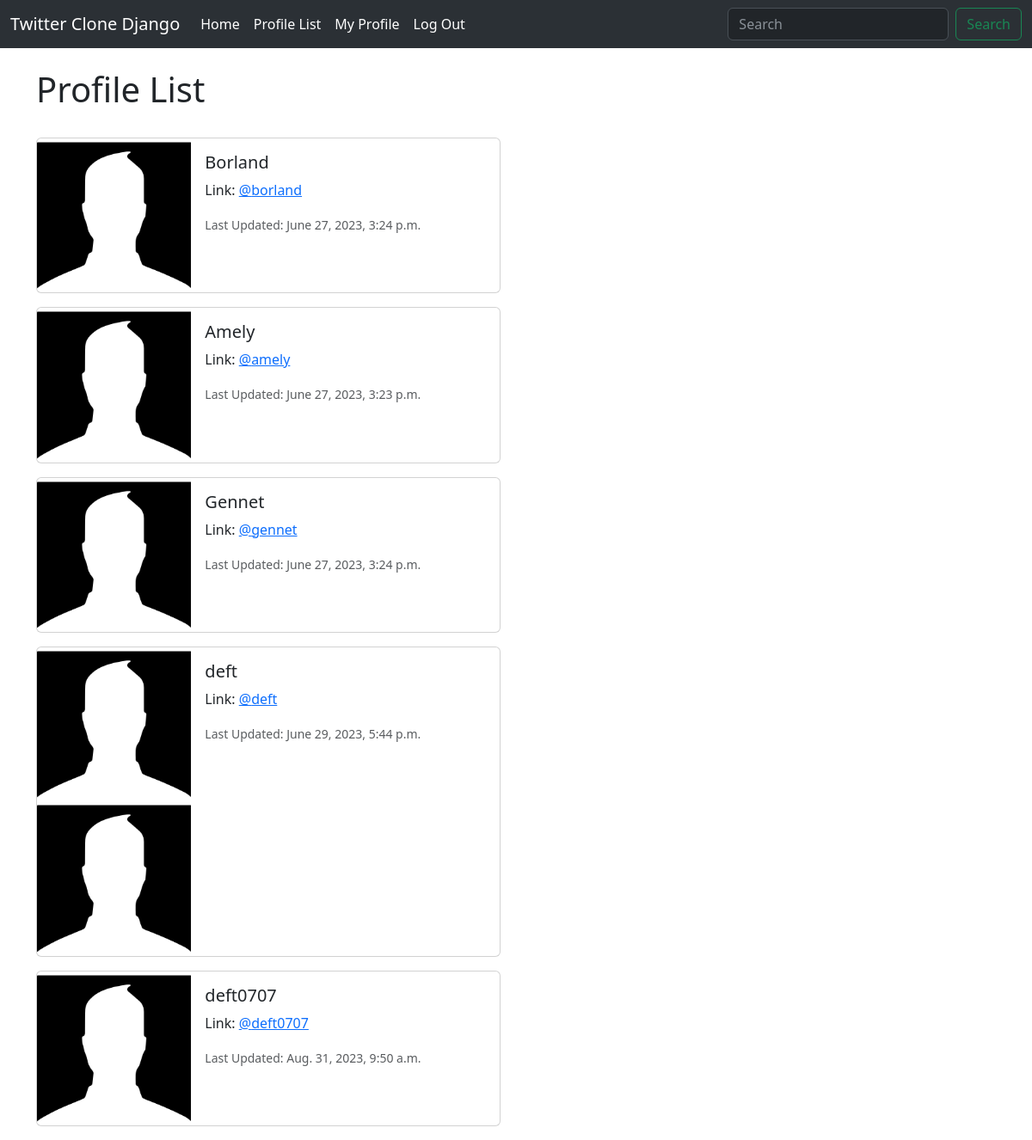
The app's page /profile_list/ (signed in) with its own data.
### twitter/models.py (models this page shows, shortened)
class Profile(models.Model):
    user = models.OneToOneField(User, on_delete=models.CASCADE)
    follows = models.ManyToManyField("self", related_name="followed_by", symmetrical=False, blank=True)
    date_modified = models.DateTimeField(User, auto_now=True)
    profile_image = models.ImageField(null=True, blank=True, upload_to="images/")

### twitter/views.py (the view)
# urls.py: path('profile_list/', views.profile_list, name='profile_list'),
def profile_list(request):
    if request.user.is_authenticated:
        profiles = Profile.objects.exclude(user=request.user)
        return render(request, 'profile_list.html', {'profiles': profiles})
    else:
        messages.success(request, ("You must be Logged In to view this page"))
        return redirect('home')

### templates/profile_list.html (shortened to what this page needs)
{% extends 'base.html' %}
{% load static %}
{% block content %}
    <h1>Profile List</h1>
<br/>
{% if profiles %}
    {% for profile in profiles %}
        <div class="card mb-3" style="max-width: 540px;">
  <div class="row g-0">
    <div class="col-md-4">
      {% if profile.profile_image %}
      <img src="{{ profile.profile_image.url }}" width=200 height=200 class="img-fluid rounded-start" alt="{{ profile.user.username }}">
      {% endif %}
      <img src="{% static 'images/default_picture_image.png' %}" class="img-fluid rounded-start" alt="Profile Image">
    </div>
    <div class="col-md-8">
      <div class="card-body">
        <h5 class="card-title">{{profile.user.username}}<br/></h5>
          <p class="card-text">Link: <a href="{% url 'profile' profile.user.id %}"> @{{ profile.user.username|lower }}</a><br/></p>
        <p class="card-text"><small class="text-body-secondary">Last Updated: {{ profile.date_modified }}</small></p>
      </div>
    </div>
  </div>
</div>
    {% endfor %}
{% endif %}
{% endblock %}

### records on screen
Profile: user.username "Borland", user.username "borland", date_modified "June 27, 2023, 3:24 p.m."
Profile: user.username "Amely", user.username "amely", date_modified "June 27, 2023, 3:23 p.m."
Profile: user.username "Gennet", user.username "gennet", date_modified "June 27, 2023, 3:24 p.m."
Profile: profile_image (placeholder picture), user.username "deft", date_modified "June 29, 2023, 5:44 p.m."
Profile: user.username "deft0707", date_modified "Aug. 31, 2023, 9:50 a.m."
